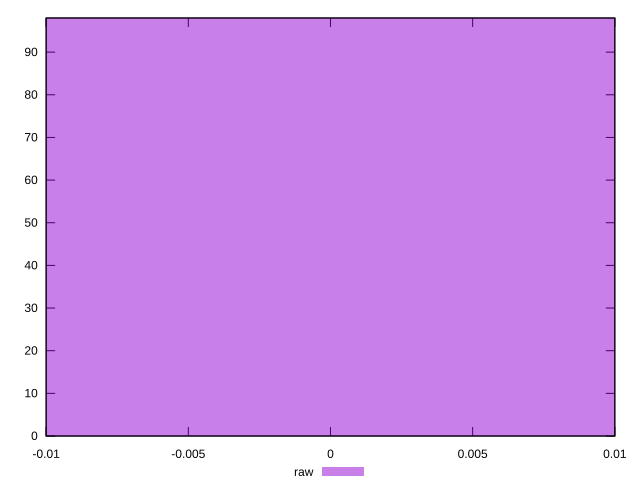

Reproduce this figure in gnuplot.
reset

$raw <<EOF
0 98
EOF

set key outside below
set boxwidth 0.1
set xrange [-0.01:0.01]
set yrange [0:98]
set trange [0:98]
set style fill transparent solid 0.5 noborder
set terminal svg size 640, 490 enhanced background rgb 'white'
set output "report/report_00029_2021-02-24T13-36-40.390Z/render-blocking-resources/samples/card/raw/histogram.svg"

plot $raw title "raw" with boxes

reset
